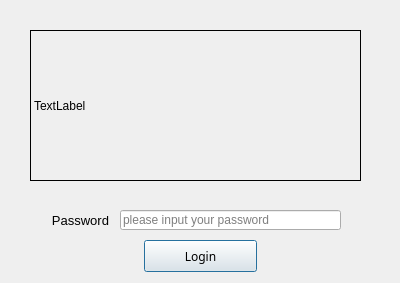
<?xml version="1.0" encoding="UTF-8"?>
<ui version="4.0">
 <class>Dialog</class>
 <widget class="QDialog" name="Dialog">
  <property name="geometry">
   <rect>
    <x>0</x>
    <y>0</y>
    <width>400</width>
    <height>283</height>
   </rect>
  </property>
  <property name="windowTitle">
   <string>Dialog</string>
  </property>
  <widget class="QPushButton" name="btn_login">
   <property name="geometry">
    <rect>
     <x>144</x>
     <y>240</y>
     <width>113</width>
     <height>32</height>
    </rect>
   </property>
   <property name="font">
    <font>
     <family>Avenir</family>
    </font>
   </property>
   <property name="text">
    <string>Login</string>
   </property>
  </widget>
  <widget class="QLabel" name="le_logo">
   <property name="geometry">
    <rect>
     <x>30</x>
     <y>30</y>
     <width>331</width>
     <height>151</height>
    </rect>
   </property>
   <property name="frameShape">
    <enum>QFrame::Box</enum>
   </property>
   <property name="text">
    <string>TextLabel</string>
   </property>
  </widget>
  <widget class="QLabel" name="label_3">
   <property name="geometry">
    <rect>
     <x>40</x>
     <y>210</y>
     <width>81</width>
     <height>20</height>
    </rect>
   </property>
   <property name="font">
    <font>
     <pointsize>10</pointsize>
    </font>
   </property>
   <property name="text">
    <string>Password</string>
   </property>
   <property name="alignment">
    <set>Qt::AlignCenter</set>
   </property>
  </widget>
  <widget class="QLineEdit" name="le_passwd">
   <property name="geometry">
    <rect>
     <x>120</x>
     <y>210</y>
     <width>221</width>
     <height>20</height>
    </rect>
   </property>
   <property name="font">
    <font>
     <pointsize>9</pointsize>
    </font>
   </property>
   <property name="echoMode">
    <enum>QLineEdit::Password</enum>
   </property>
   <property name="placeholderText">
    <string>please input your password</string>
   </property>
  </widget>
 </widget>
 <resources/>
 <connections/>
</ui>
